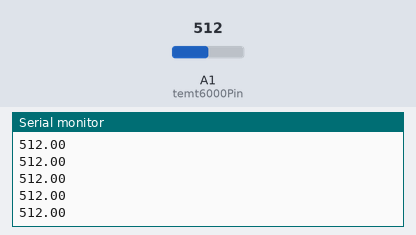
Recording of a sketch running on a simulated Arduino Uno, built with avr-gcc and run on an emulated ATmega328P. On the bench: the last lines printed to the serial monitor. The test bench sets the inputs (shaded band); at power-on: A1 (temt6000Pin) = 512.

Above: at 1.2 s.
1.3 s: A1 (temt6000Pin) set to 716
At 1.8 s:
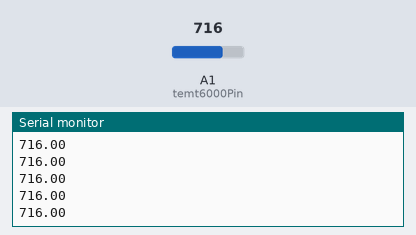
2.8 s: A1 (temt6000Pin) set to 900
At 3.3 s:
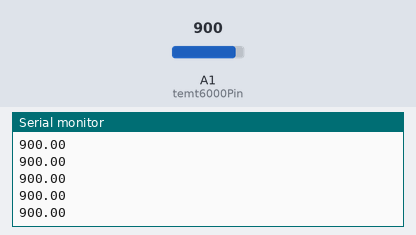
Timing chart, 0 to 5.8 s (numbered marks = the images above; inputs shaded):
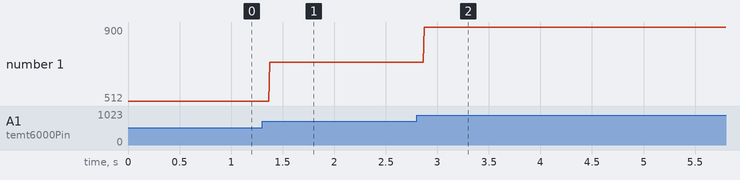

The sketch:

cam_bien_anh_sang_CJMCU_TEMT6000.ino
```cpp
int temt6000Pin = A1;

void setup() {
  Serial.begin(9600);
  pinMode(temt6000Pin,INPUT);
}

void loop() {
  float value = analogRead(temt6000Pin);
  Serial.println(value);

}
```

Measured:
- after the input at 1.3 s, the serial monitor: prints a new line after 0.07 s (image 1)
- after the input at 2.8 s, the serial monitor: prints a new line after 0.07 s (image 2)
- plotted number 1: 512 → 716 after the input at 1.3 s, 716 → 900 after the input at 2.8 s
